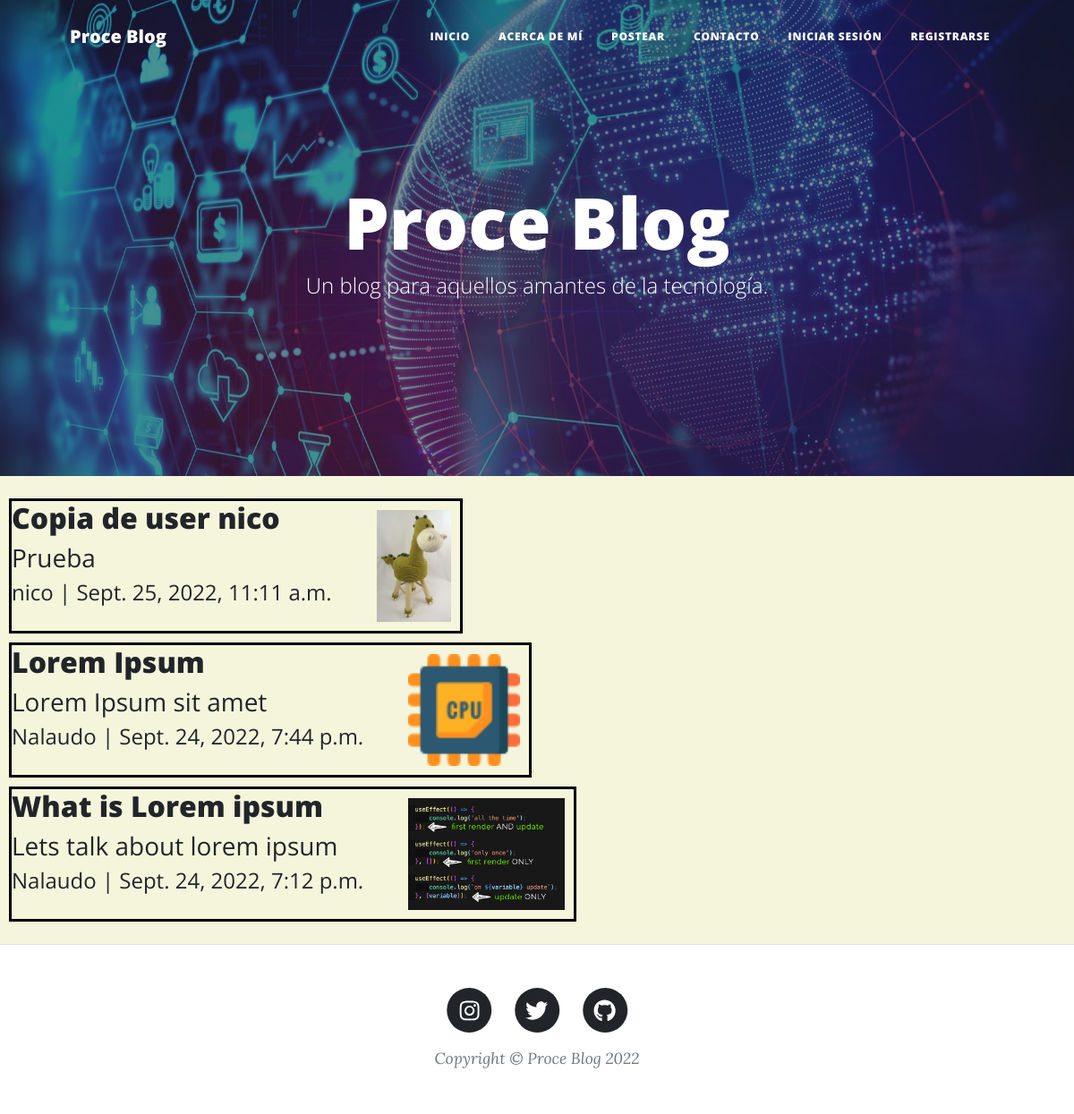
The page / on the database its author committed.
### blog/models.py (models this page shows, shortened)
class Post(models.Model):
    img = models.ImageField(upload_to='postImg', null=True, blank=False)
    title = models.CharField(max_length=200, unique=True)
    subtitle = models.CharField(max_length=200)
    body = RichTextField()
    slug = models.SlugField(max_length=200, unique=True)
    author = models.ForeignKey(
        User, on_delete=models.CASCADE, related_name='posts')
    updated_on = models.DateTimeField(auto_now=True)
    created_on = models.DateTimeField(auto_now_add=True)
    class Meta:
        ordering = ['-created_on']

### blog/views.py (the view)
# urls.py: path('', PostList.as_view(), name='home'),
class PostList(ListView):
    queryset = Post.objects.all().order_by('-created_on')
    template_name = 'index.html'

### blog/templates/index.html (shortened to what this page needs)
<!DOCTYPE html>
<html lang="en">
  <head>
    {% load static %}
    <link href="{% static 'css/styles.css' %}" rel="stylesheet" />
  </head>
  <body>
    <nav class="navbar navbar-expand-lg navbar-light" id="mainNav">
      <div class="container px-4 px-lg-5">
        <a class="navbar-brand" href="{% url 'home' %}">Proce Blog</a>
        <div class="collapse navbar-collapse" id="navbarResponsive">
          <ul class="navbar-nav ms-auto py-4 py-lg-0">
            <li class="nav-item">
              <a class="nav-link px-lg-3 py-3 py-lg-4" href="{% url 'home' %}"
                >Inicio</a
              >
            </li>
            <li class="nav-item">
              <a class="nav-link px-lg-3 py-3 py-lg-4" href="{% url 'about' %}"
                >Acerca de mí</a
              >
            </li>
            <li class="nav-item">
              <a class="nav-link px-lg-3 py-3 py-lg-4" href="{% url 'post' %}"
                >Postear</a
              >
            </li>
            <li class="nav-item">
              <a
                class="nav-link px-lg-3 py-3 py-lg-4"
                href="{% url 'contact' %}"
                >Contacto</a
              >
            </li>
            {% if not request.user.is_authenticated %}
            <li class="nav-item">
              <a class="nav-link px-lg-3 py-3 py-lg-4" href="{% url 'login' %}"
                >Iniciar sesión</a
              >
            </li>
            <li class="nav-item">
              <a
                class="nav-link px-lg-3 py-3 py-lg-4"
                href="{% url 'register' %}"
                >Registrarse</a
              >
            </li>
            {% endif %}
          </ul>
        </div>
      </div>
    </nav>
    {% block header %}
    <header
      class="masthead"
      style="background-image: url({% static 'assets/img/home-bg.jpeg' %}); margin: 0px"
    >
      <div class="container position-relative px-4 px-lg-5">
        <div class="row gx-4 gx-lg-5 justify-content-center">
          <div class="col-md-10 col-lg-8 col-xl-7">
            <div class="site-heading">
              <h1>Proce Blog</h1>
              <span class="subheading"
                >Un blog para aquellos amantes de la tecnología.</span
              >
            </div>
          </div>
        </div>
      </div>
    </header>
    {% endblock %}
    {% block main %}
    <main style="background-color: beige; padding: 20px 0px">
      {% for post in post_list %}
      <div style="display: flex; flex-direction: column, justify-content: left">
        <div
          style="
            display: flex;
            flex-direction: column;
            border: 3px solid black;
            margin: 5px 0px 5px 10px;
          "
        >
          <a href="{% url 'postDetail' post.slug %}">
            <div style="display: flex; flex-direction: row">
              <div>
                <h2>{{ post.title }}</h2>
                <h3 style="font-weight: normal">{{ post.subtitle }}</h3>
                <h4 style="font-weight: normal">
                  {{ post.author }} | {{ post.created_on }}
                </h4>
              </div>
              <div>
                <img
                  style="height: 125px; margin: 10px 10px 10px 50px"
                  src="{{ post.img.url }}"
                />
              </div>
            </div>
          </a>
        </div>
      </div>
      {% empty %}
      <h2 style="margin: 0px; padding: 10px">Aún no hay posts, se el primero!</h2>
      {% endfor %}
    </main>
    {% endblock %}
    {% block footer %}
    <footer class="border-top">
      <div class="container px-4 px-lg-5">
        <div class="row gx-4 gx-lg-5 justify-content-center">
          <div class="col-md-10 col-lg-8 col-xl-7">
            <ul class="list-inline text-center">
              <li class="list-inline-item">
                <a href="https://www.instagram.com/nicobalaudo" target=”_blank”>
                  <span class="fa-stack fa-lg">
                    <i class="fas fa-circle fa-stack-2x"></i>
                    <i class="fab fa-instagram fa-stack-1x fa-inverse"></i>
                  </span>
                </a>
              </li>
              <li class="list-inline-item">
                <a href="https://www.twitter.com/nicobalaudo" target=”_blank”>
                  <span class="fa-stack fa-lg">
                    <i class="fas fa-circle fa-stack-2x"></i>
                    <i class="fab fa-twitter fa-stack-1x fa-inverse"></i>
                  </span>
                </a>
              </li>
              <li class="list-inline-item">
                <a href="https://www.github.com/Nalaudo" target=”_blank”>
                  <span class="fa-stack fa-lg">
                    <i class="fas fa-circle fa-stack-2x"></i>
                    <i class="fab fa-github fa-stack-1x fa-inverse"></i>
                  </span>
                </a>
              </li>
            </ul>
            <div class="small text-center text-muted fst-italic">
              Copyright &copy; Proce Blog 2022
            </div>
          </div>
        </div>
      </div>
    </footer>
    {% endblock %}
  </body>
</html>

### rows shown on the page
Post: title "Copia de user nico", subtitle "Prueba", author "nico", created_on "Sept. 25, 2022, 11:11 a.m.", img (picture)
Post: title "Lorem Ipsum", subtitle "Lorem Ipsum sit amet", author "Nalaudo", created_on "Sept. 24, 2022, 7:44 p.m.", img (picture)
Post: title "What is Lorem ipsum", subtitle "Lets talk about lorem ipsum", author "Nalaudo", created_on "Sept. 24, 2022, 7:12 p.m.", img (picture)
